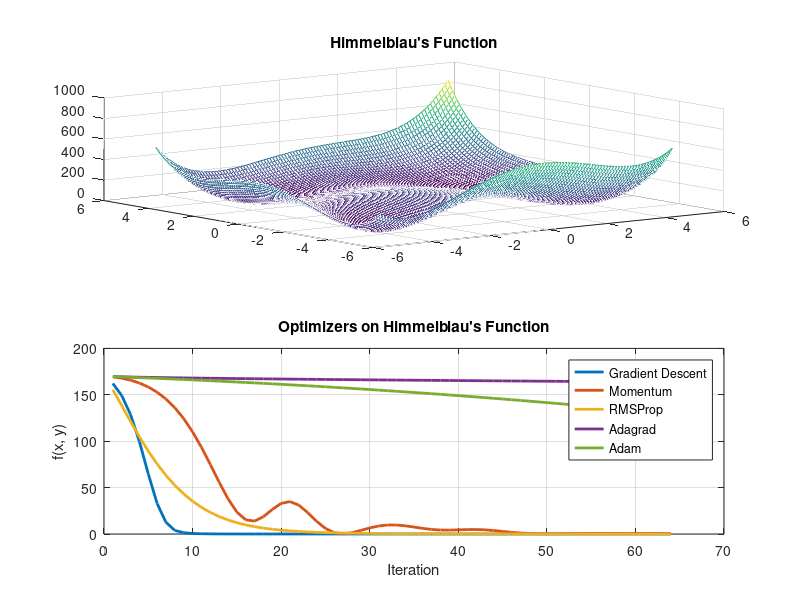

Here is the MATLAB script that generated this plot:
% Himmelblau's function definition
himmelblau = @(x, y) (x.^2 + y - 11).^2 + (x + y.^2 - 7).^2;

% Parameters (unchanged)
learning_rate = 0.01;
max_iterations = 64;
initial_x = [0; 0]; % Initial point [x, y]
epsilon = 1e-8;
beta_1 = 0.9;
beta_2 = 0.999;

% Initialization (unchanged)
x_values = zeros(5, max_iterations, 2);
y_values = zeros(5, max_iterations);

% Optimization process (unchanged)
optimizers = {'Gradient Descent', 'Momentum', 'RMSProp', 'Adagrad', 'Adam'};

% Create a single plot (unchanged)
figure;

% Plot Himmelblau's function
[x, y] = meshgrid(-5:0.1:5, -5:0.1:5);
z = himmelblau(x, y);
subplot(2, 1, 1);
mesh(x, y, z);
title("Himmelblau's Function");

% Plot optimization results
subplot(2, 1, 2);
for opt_idx = 1:5
    current_optimizer = optimizers{opt_idx};
    fprintf('Running optimization with %s...\n', current_optimizer);
    
    % Initialize variables based on optimizer (unchanged)
    switch current_optimizer
        case 'Gradient Descent'
            x = initial_x;
        case 'Momentum'
            x = initial_x;
            momentum = [0; 0];
        case 'RMSProp'
            x = initial_x;
            cumulative_squared_gradients = [0; 0];
        case 'Adagrad'
            x = initial_x;
            cumulative_squared_gradients = [0; 0];
        case 'Adam'
            x = initial_x;
            m = [0; 0];
            v = [0; 0];
            t = 0;
    end
    
    % Optimization loop (unchanged)
    for i = 1:max_iterations
        gradient = [4 * x(1) * (x(1).^2 + x(2) - 11) + 2 * (x(1) + x(2).^2 - 7);
                    2 * (x(1).^2 + x(2) - 11) + 4 * x(2) * (x(1) + x(2).^2 - 7)];
        
        % Update weights based on optimizer (unchanged)
        switch current_optimizer
            case 'Gradient Descent'
                x = x - learning_rate * gradient;
            case 'Momentum'
                momentum = beta_1 * momentum + (1 - beta_1) * gradient;
                x = x - learning_rate * momentum;
            case 'RMSProp'
                cumulative_squared_gradients = beta_2 * cumulative_squared_gradients + (1 - beta_2) * gradient.^2;
                x = x - (learning_rate ./ (sqrt(cumulative_squared_gradients) + epsilon)) .* gradient;
            case 'Adagrad'
                cumulative_squared_gradients = cumulative_squared_gradients + gradient.^2;
                x = x - (learning_rate ./ (sqrt(cumulative_squared_gradients) + epsilon)) .* gradient;
            case 'Adam'
                t = t + 1;
                m = beta_1 * m + (1 - beta_1) * gradient;
                v = beta_2 * v + (1 - beta_2) * gradient.^2;
                m_hat = m / (1 - beta_1^t);
                v_hat = v / (1 - beta_2^t);
                x = x - (learning_rate ./ (sqrt(v_hat) + epsilon)) .* m_hat;
        end
        
        % Save results (unchanged)
        x_values(opt_idx, i, :) = x;
        y_values(opt_idx, i) = himmelblau(x(1), x(2));
    end
    
    % Plot results for current optimizer on the same graph (unchanged)
    plot(1:max_iterations, y_values(opt_idx, :), 'LineWidth', 2, 'DisplayName', current_optimizer);
    hold on;
end

% Finalize the plot (unchanged)
title("Optimizers on Himmelblau's Function");
xlabel('Iteration');
ylabel('f(x, y)');
legend('Location', 'Best');
grid on;
hold off;
